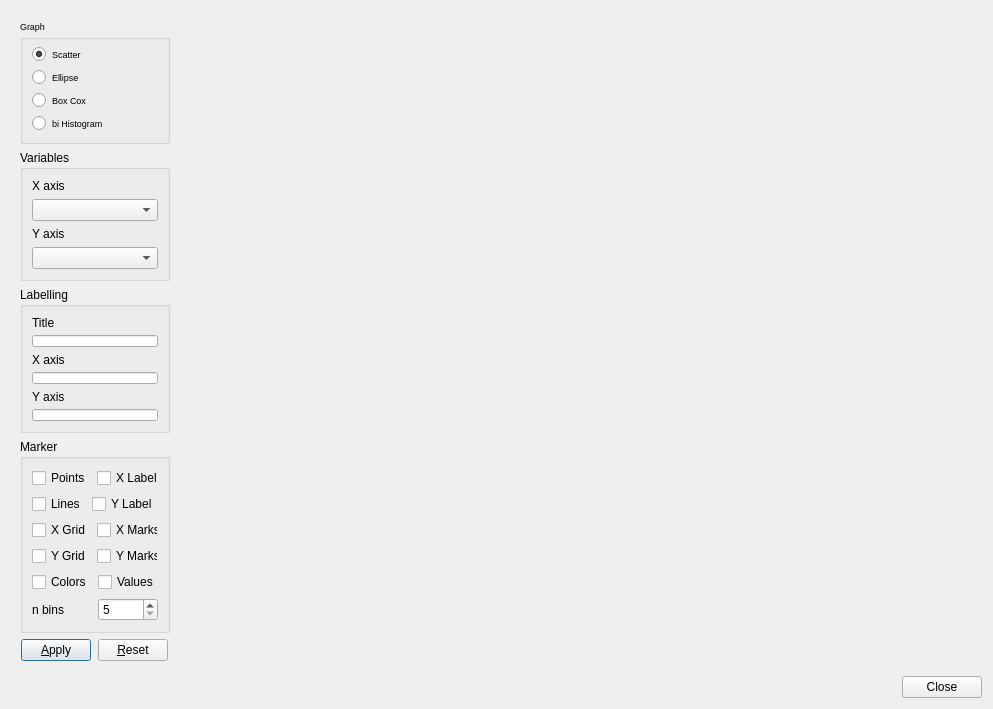
<?xml version="1.0" encoding="UTF-8"?>
<ui version="4.0">
 <class>Dialog</class>
 <widget class="QDialog" name="Dialog">
  <property name="geometry">
   <rect>
    <x>0</x>
    <y>0</y>
    <width>993</width>
    <height>709</height>
   </rect>
  </property>
  <property name="windowTitle">
   <string>Bivariate Plot</string>
  </property>
  <layout class="QVBoxLayout" name="verticalLayout_3">
   <item>
    <widget class="QWidget" name="centralwidget" native="true">
     <layout class="QHBoxLayout" name="horizontalLayout_7">
      <item>
       <layout class="QVBoxLayout" name="verticalLayout_2">
        <item>
         <widget class="QGroupBox" name="groupBox_3">
          <property name="sizePolicy">
           <sizepolicy hsizetype="Fixed" vsizetype="Preferred">
            <horstretch>0</horstretch>
            <verstretch>0</verstretch>
           </sizepolicy>
          </property>
          <property name="minimumSize">
           <size>
            <width>150</width>
            <height>0</height>
           </size>
          </property>
          <property name="maximumSize">
           <size>
            <width>150</width>
            <height>16777215</height>
           </size>
          </property>
          <property name="font">
           <font>
            <pointsize>7</pointsize>
           </font>
          </property>
          <property name="title">
           <string>Graph</string>
          </property>
          <layout class="QHBoxLayout" name="horizontalLayout_11">
           <item>
            <layout class="QVBoxLayout" name="verticalLayout_4">
             <item>
              <widget class="QRadioButton" name="scatterradioButton">
               <property name="text">
                <string>Scatter</string>
               </property>
               <property name="checked">
                <bool>true</bool>
               </property>
              </widget>
             </item>
             <item>
              <widget class="QRadioButton" name="ellipseradioButton">
               <property name="text">
                <string>Ellipse</string>
               </property>
              </widget>
             </item>
             <item>
              <widget class="QRadioButton" name="boxcoxradioButton">
               <property name="text">
                <string>Box Cox</string>
               </property>
              </widget>
             </item>
             <item>
              <widget class="QRadioButton" name="histogramradioButton">
               <property name="text">
                <string>bi Histogram</string>
               </property>
              </widget>
             </item>
            </layout>
           </item>
          </layout>
         </widget>
        </item>
        <item>
         <widget class="QGroupBox" name="groupBox">
          <property name="sizePolicy">
           <sizepolicy hsizetype="Fixed" vsizetype="Preferred">
            <horstretch>0</horstretch>
            <verstretch>0</verstretch>
           </sizepolicy>
          </property>
          <property name="minimumSize">
           <size>
            <width>150</width>
            <height>0</height>
           </size>
          </property>
          <property name="title">
           <string>Variables</string>
          </property>
          <layout class="QHBoxLayout" name="horizontalLayout_8">
           <item>
            <layout class="QVBoxLayout" name="verticalLayout_5">
             <item>
              <widget class="QLabel" name="Xlabel">
               <property name="text">
                <string>X axis</string>
               </property>
              </widget>
             </item>
             <item>
              <widget class="QComboBox" name="XcomboBox">
               <property name="maximumSize">
                <size>
                 <width>200</width>
                 <height>16777215</height>
                </size>
               </property>
              </widget>
             </item>
             <item>
              <widget class="QLabel" name="Ylabel">
               <property name="text">
                <string>Y axis</string>
               </property>
              </widget>
             </item>
             <item>
              <widget class="QComboBox" name="YcomboBox">
               <property name="maximumSize">
                <size>
                 <width>200</width>
                 <height>16777215</height>
                </size>
               </property>
              </widget>
             </item>
            </layout>
           </item>
          </layout>
         </widget>
        </item>
        <item>
         <widget class="QGroupBox" name="groupBox_2">
          <property name="sizePolicy">
           <sizepolicy hsizetype="Fixed" vsizetype="Preferred">
            <horstretch>0</horstretch>
            <verstretch>0</verstretch>
           </sizepolicy>
          </property>
          <property name="minimumSize">
           <size>
            <width>150</width>
            <height>100</height>
           </size>
          </property>
          <property name="maximumSize">
           <size>
            <width>16777215</width>
            <height>200</height>
           </size>
          </property>
          <property name="title">
           <string>Labelling</string>
          </property>
          <layout class="QHBoxLayout" name="horizontalLayout_10">
           <item>
            <layout class="QVBoxLayout" name="verticalLayout_6">
             <item>
              <widget class="QLabel" name="label">
               <property name="text">
                <string>Title</string>
               </property>
              </widget>
             </item>
             <item>
              <widget class="QLineEdit" name="TlineEdit">
               <property name="maximumSize">
                <size>
                 <width>200</width>
                 <height>16777215</height>
                </size>
               </property>
              </widget>
             </item>
             <item>
              <widget class="QLabel" name="label_2">
               <property name="text">
                <string>X axis</string>
               </property>
              </widget>
             </item>
             <item>
              <widget class="QLineEdit" name="XlineEdit">
               <property name="maximumSize">
                <size>
                 <width>200</width>
                 <height>16777215</height>
                </size>
               </property>
              </widget>
             </item>
             <item>
              <widget class="QLabel" name="label_3">
               <property name="text">
                <string>Y axis</string>
               </property>
              </widget>
             </item>
             <item>
              <widget class="QLineEdit" name="YlineEdit">
               <property name="maximumSize">
                <size>
                 <width>200</width>
                 <height>16777215</height>
                </size>
               </property>
              </widget>
             </item>
            </layout>
           </item>
          </layout>
         </widget>
        </item>
        <item>
         <widget class="QGroupBox" name="MarkergroupBox">
          <property name="sizePolicy">
           <sizepolicy hsizetype="Fixed" vsizetype="Preferred">
            <horstretch>0</horstretch>
            <verstretch>0</verstretch>
           </sizepolicy>
          </property>
          <property name="minimumSize">
           <size>
            <width>150</width>
            <height>0</height>
           </size>
          </property>
          <property name="title">
           <string>Marker</string>
          </property>
          <layout class="QVBoxLayout" name="verticalLayout">
           <item>
            <layout class="QHBoxLayout" name="horizontalLayout">
             <item>
              <widget class="QCheckBox" name="PcheckBox">
               <property name="text">
                <string>Points</string>
               </property>
              </widget>
             </item>
             <item>
              <widget class="QCheckBox" name="XcheckBox">
               <property name="text">
                <string>X Label</string>
               </property>
              </widget>
             </item>
            </layout>
           </item>
           <item>
            <layout class="QHBoxLayout" name="horizontalLayout_2">
             <item>
              <widget class="QCheckBox" name="LcheckBox">
               <property name="text">
                <string>Lines</string>
               </property>
              </widget>
             </item>
             <item>
              <widget class="QCheckBox" name="YcheckBox">
               <property name="text">
                <string>Y Label</string>
               </property>
              </widget>
             </item>
            </layout>
           </item>
           <item>
            <layout class="QHBoxLayout" name="horizontalLayout_3">
             <item>
              <widget class="QCheckBox" name="XGcheckBox">
               <property name="text">
                <string>X Grid</string>
               </property>
              </widget>
             </item>
             <item>
              <widget class="QCheckBox" name="XMcheckBox">
               <property name="text">
                <string>X Marks</string>
               </property>
              </widget>
             </item>
            </layout>
           </item>
           <item>
            <layout class="QHBoxLayout" name="horizontalLayout_4">
             <item>
              <widget class="QCheckBox" name="YGcheckBox">
               <property name="text">
                <string>Y Grid</string>
               </property>
              </widget>
             </item>
             <item>
              <widget class="QCheckBox" name="YMcheckBox">
               <property name="text">
                <string>Y Marks</string>
               </property>
              </widget>
             </item>
            </layout>
           </item>
           <item>
            <layout class="QHBoxLayout" name="horizontalLayout_5">
             <item>
              <widget class="QCheckBox" name="CcheckBox">
               <property name="text">
                <string>Colors</string>
               </property>
              </widget>
             </item>
             <item>
              <widget class="QCheckBox" name="VcheckBox">
               <property name="text">
                <string>Values</string>
               </property>
              </widget>
             </item>
            </layout>
           </item>
           <item>
            <layout class="QHBoxLayout" name="horizontalLayout_9">
             <item>
              <widget class="QLabel" name="label_4">
               <property name="text">
                <string>n bins</string>
               </property>
              </widget>
             </item>
             <item>
              <widget class="QSpinBox" name="spinBox">
               <property name="minimum">
                <number>5</number>
               </property>
               <property name="maximum">
                <number>200</number>
               </property>
               <property name="value">
                <number>5</number>
               </property>
              </widget>
             </item>
            </layout>
           </item>
          </layout>
         </widget>
        </item>
        <item>
         <layout class="QHBoxLayout" name="horizontalLayout_6">
          <item>
           <widget class="QPushButton" name="ApplyButton">
            <property name="sizePolicy">
             <sizepolicy hsizetype="Fixed" vsizetype="Fixed">
              <horstretch>0</horstretch>
              <verstretch>0</verstretch>
             </sizepolicy>
            </property>
            <property name="minimumSize">
             <size>
              <width>70</width>
              <height>0</height>
             </size>
            </property>
            <property name="maximumSize">
             <size>
              <width>70</width>
              <height>16777215</height>
             </size>
            </property>
            <property name="text">
             <string>&amp;Apply</string>
            </property>
           </widget>
          </item>
          <item>
           <widget class="QPushButton" name="ResetButton">
            <property name="sizePolicy">
             <sizepolicy hsizetype="Fixed" vsizetype="Fixed">
              <horstretch>0</horstretch>
              <verstretch>0</verstretch>
             </sizepolicy>
            </property>
            <property name="minimumSize">
             <size>
              <width>70</width>
              <height>0</height>
             </size>
            </property>
            <property name="maximumSize">
             <size>
              <width>70</width>
              <height>16777215</height>
             </size>
            </property>
            <property name="text">
             <string>&amp;Reset</string>
            </property>
           </widget>
          </item>
         </layout>
        </item>
       </layout>
      </item>
      <item>
       <widget class="QWidget" name="mplwindow" native="true">
        <property name="sizePolicy">
         <sizepolicy hsizetype="Expanding" vsizetype="Expanding">
          <horstretch>0</horstretch>
          <verstretch>0</verstretch>
         </sizepolicy>
        </property>
        <layout class="QVBoxLayout" name="mplvl"/>
       </widget>
      </item>
     </layout>
    </widget>
   </item>
   <item>
    <layout class="QHBoxLayout" name="horizontalLayout_12">
     <item>
      <spacer name="horizontalSpacer">
       <property name="orientation">
        <enum>Qt::Horizontal</enum>
       </property>
       <property name="sizeHint" stdset="0">
        <size>
         <width>648</width>
         <height>20</height>
        </size>
       </property>
      </spacer>
     </item>
     <item>
      <widget class="QPushButton" name="pushButton">
       <property name="text">
        <string>Close</string>
       </property>
      </widget>
     </item>
    </layout>
   </item>
  </layout>
 </widget>
 <resources/>
 <connections>
  <connection>
   <sender>pushButton</sender>
   <signal>clicked()</signal>
   <receiver>Dialog</receiver>
   <slot>accept()</slot>
   <hints>
    <hint type="sourcelabel">
     <x>764</x>
     <y>705</y>
    </hint>
    <hint type="destinationlabel">
     <x>695</x>
     <y>717</y>
    </hint>
   </hints>
  </connection>
 </connections>
</ui>
